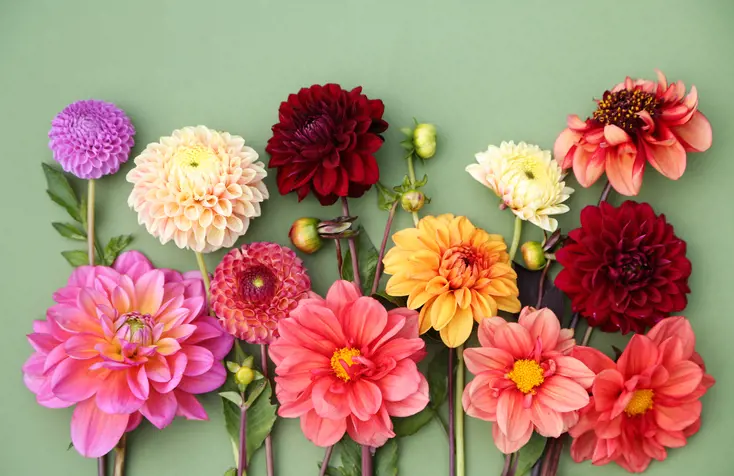
#> input picture İHA_ödevler/week_6/cicek.jpg, 734 x 476 px, given in place of the camera
$ jupyter execute example_5.ipynb   (text cells are left out)
#> lines starting #> are read from the running program, lines starting #| are printed output that depends on the picture; after the words box and inside, x2 and y2 are one past the last pixel; in counts of white or black regions, pixels touching at a corner belong together
[cell 1]
import cv2 as cv
import numpy as np

[cell 2]
cap = cv.VideoCapture(0)

# Arka plan çıkarıcı
bg_subtractor = cv.createBackgroundSubtractorMOG2(history=500, varThreshold=50, detectShadows=True)
#bg_subtractor = cv.createBackgroundSubtractorKNN()


# Kernel (erosion & dilation için)
kernel = cv.getStructuringElement(cv.MORPH_ELLIPSE, (5, 5))

while True:
    ret, frame = cap.read()
#> frame is the input picture: shape (476, 734, 3); mean B, G, R 113.7, 134.5, 171.8

    # Arka plan çıkarma → hareket eden yerler beyaz olur
    fg_mask = bg_subtractor.apply(frame)
#> fg_mask: shape (476, 734); every value is 127

    # EROSION (aşındırma)
    fg_mask = cv.erode(fg_mask, kernel, iterations=1)

    # DILATION (genişletme)
    fg_mask = cv.dilate(fg_mask, kernel, iterations=2)

    contours, hierarchy = cv.findContours(fg_mask,cv.RETR_EXTERNAL, cv.CHAIN_APPROX_SIMPLE)
#> contours = [[[0, 0], [0, 475], [733, 475], [733, 0]]]

    # Tüm contour'lar için kutu çiz
    for cnt in contours:

        # Çok küçük contour'ları yok say (gürültü)
        if cv.contourArea(cnt) < 500:
            continue

        # Her contour için dikdörtgen koordinatları
        x, y, w, h = cv.boundingRect(cnt)

        # Kutu çiz
        cv.rectangle(frame, (x, y), (x+w, y+h), (0,255,0), 2)
#> this loop made 1 pass
#> (cnt, x, y, w, h) on pass 1: ([[0, 0], [0, 475], [733, 475], [733, 0]], 0, 0, 734, 476)
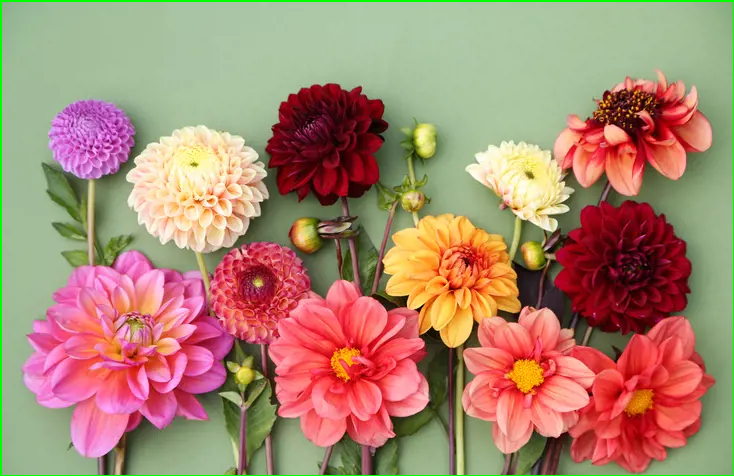
#> frame: shape (476, 734, 3); 1.04% of pixels changed, all inside (x1, y1, x2, y2) = (0, 0, 734, 476)

    # Sonuçları göster
    cv.imshow("Original", frame)
    cv.imshow("Foreground Mask (Cleaned)", fg_mask)

    if cv.waitKey(1) & 0xFF == ord("q"):
#> (key q is pressed here)
        break

cap.release()
cv.destroyAllWindows()

[cell 3]
cap = cv.VideoCapture(0)
bg = cv.createBackgroundSubtractorKNN()

kernel = cv.getStructuringElement(cv.MORPH_ELLIPSE, (5,5))
#> kernel = [[0, 0, 1, 0, 0], [1, 1, 1, 1, 1], [1, 1, 1, 1, 1], [1, 1, 1, 1, 1], [0, 0, 1, 0, 0]]

# Hareket yolunu tutacak liste
path_points = []

while True:
    ret, frame = cap.read()
    frame = cv.flip(frame, 1)
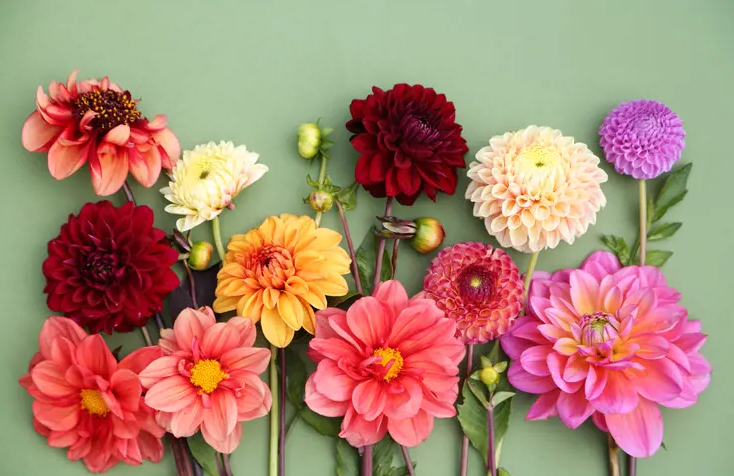
#> frame: shape (476, 734, 3); mean B, G, R 113.7, 134.5, 171.8

    # 1. Hareket maskesi oluştur
    fg_mask = bg.apply(frame)
#> fg_mask: shape (476, 734); every value is 255

    # 2. Gürültü temizleme
    fg_mask = cv.erode(fg_mask, kernel, iterations=1)
    fg_mask = cv.dilate(fg_mask, kernel, iterations=2)

    # 3. Tüm contour'ları bul
    contours, _ = cv.findContours(fg_mask, cv.RETR_EXTERNAL, cv.CHAIN_APPROX_SIMPLE)

    if contours:
        # 4. En büyük hareketli nesneyi seç
        largest = max(contours, key=cv.contourArea)
#> largest = [[0, 0], [0, 475], [733, 475], [733, 0]]

        if cv.contourArea(largest) > 800:   # çok küçük değilse

            # 5. Kutu koordinatları
            x, y, w, h = cv.boundingRect(largest)

            # Hareketli nesne etrafına kutu çiz
            cv.rectangle(frame, (x, y), (x+w, y+h), (0,255,0), 2)

            # 6. Merkez noktasını bul
            cx = x + w//2
#> cx = 367
            cy = y + h//2
#> cy = 238

            # 7. Path listesine ekle
            path_points.append((cx, cy))

    # 8. Path çiz (nesnenin yürüdüğü yol)
    for i in range(1, len(path_points)):
        cv.line(frame, path_points[i-1], path_points[i], (0,0,255), 2)
#> this loop made 0 passes

    # Ekranda göster
    cv.imshow("Frame", frame)
    cv.imshow("Mask", fg_mask)

    if cv.waitKey(1) & 0xFF == ord("q"):
#> (key q is pressed here)
        break

cap.release()
cv.destroyAllWindows()

[cell 4]
cap = cv.VideoCapture(0)
bg = cv.createBackgroundSubtractorKNN()

kernel = cv.getStructuringElement(cv.MORPH_ELLIPSE, (5,5))

# Güvenlik bölgesi koordinatları
zone_x1, zone_y1 = 100, 100
zone_x2, zone_y2 = 300, 300

while True:
    ret, frame = cap.read()
    frame = cv.flip(frame, 1)

    # 1. Hareket maskesi oluştur
    fg_mask = bg.apply(frame)

    # 2. Maske temizle
    fg_mask = cv.erode(fg_mask, kernel, iterations=1)
    fg_mask = cv.dilate(fg_mask, kernel, iterations=2)

    # 3. Contour'ları bul
    contours, _ = cv.findContours(fg_mask, cv.RETR_EXTERNAL, cv.CHAIN_APPROX_SIMPLE)

    alarm = False  # alarm durumunu tutacak

    if contours:
        # 4. En büyük hareketli nesne
        largest = max(contours, key=cv.contourArea)

        if cv.contourArea(largest) > 800:
            x, y, w, h = cv.boundingRect(largest)

            # Kutuyu çiz
            cv.rectangle(frame, (x, y), (x+w, y+h), (0,255,0), 2)

            # 5. Nesnenin merkezini bul
            cx = x + w//2
            cy = y + h//2

            # 6. Güvenlik bölgesine giriş kontrolü
            if zone_x1 < cx < zone_x2 and zone_y1 < cy < zone_y2:
                alarm = True

    # 7. Güvenlik bölgesini çiz
    if alarm:
        cv.rectangle(frame, (zone_x1, zone_y1), (zone_x2, zone_y2), (0,0,255), 3)  # kırmızı
        cv.putText(frame, "ALARM! Bolgede hareket var!",
                   (zone_x1, zone_y1 - 10), cv.FONT_HERSHEY_SIMPLEX,
                   0.7, (0,0,255), 2)
    else:
        cv.rectangle(frame, (zone_x1, zone_y1), (zone_x2, zone_y2), (255,0,0), 2)  # mavi
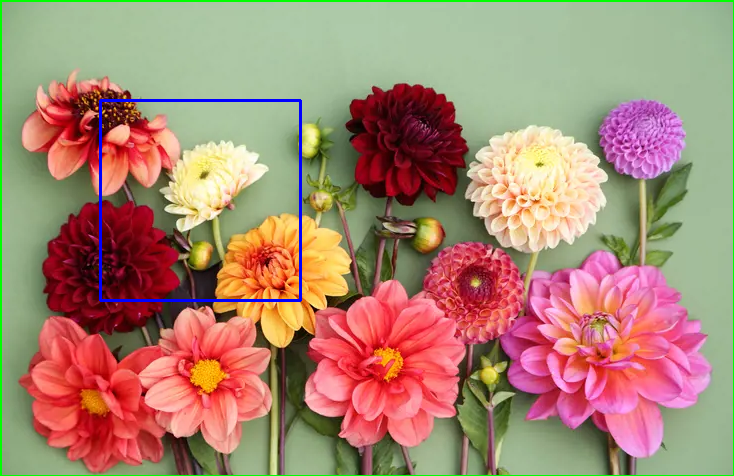
#> frame: shape (476, 734, 3); mean B, G, R 113.5, 134.5, 169.2

    # 8. Göster
    cv.imshow("Frame", frame)
    cv.imshow("Mask", fg_mask)

    if cv.waitKey(1) & 0xFF == ord("q"):
#> (key q is pressed here)
        break

cap.release()
cv.destroyAllWindows()

$ run again, on İHA_ödevler/week_6/faces.jpg
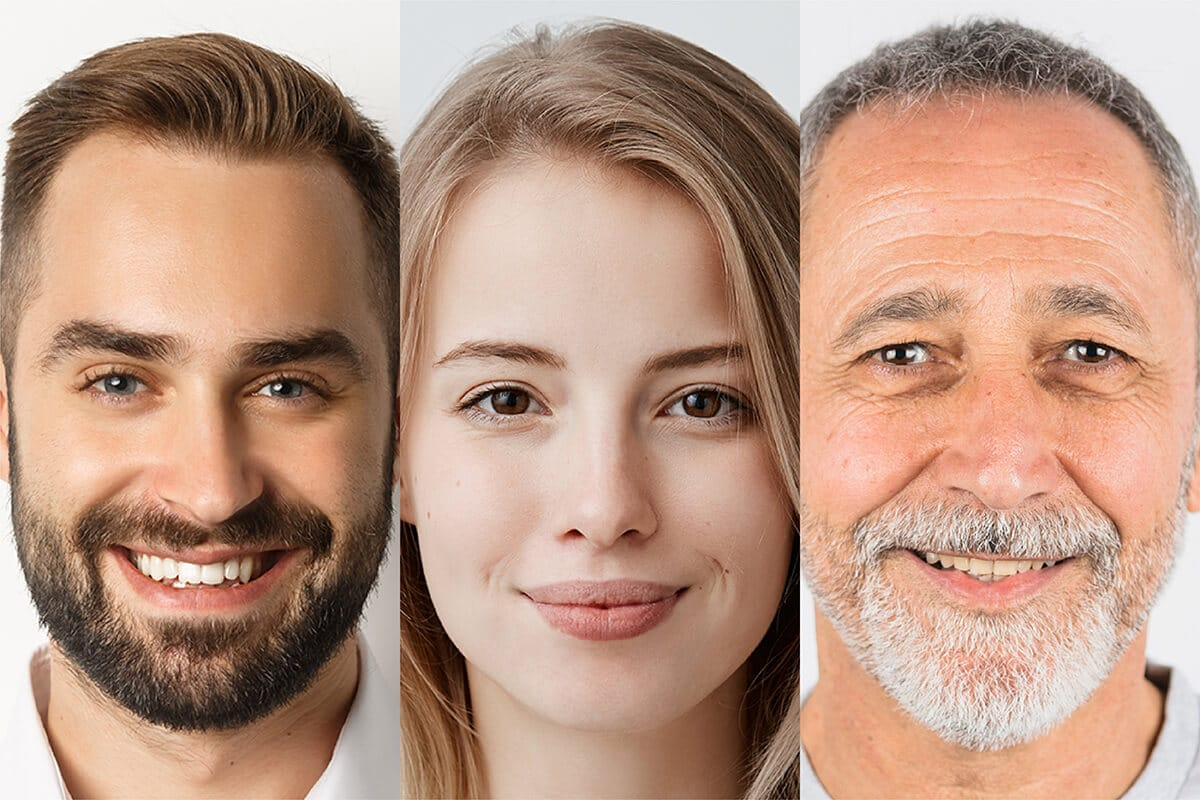
#> input picture İHA_ödevler/week_6/faces.jpg, 1200 x 800 px, given in place of the camera
#> frame is the input picture: shape (800, 1200, 3); mean B, G, R 131.7, 150.9, 186.6
#> `fg_mask = bg_subtractor.apply(frame)`:
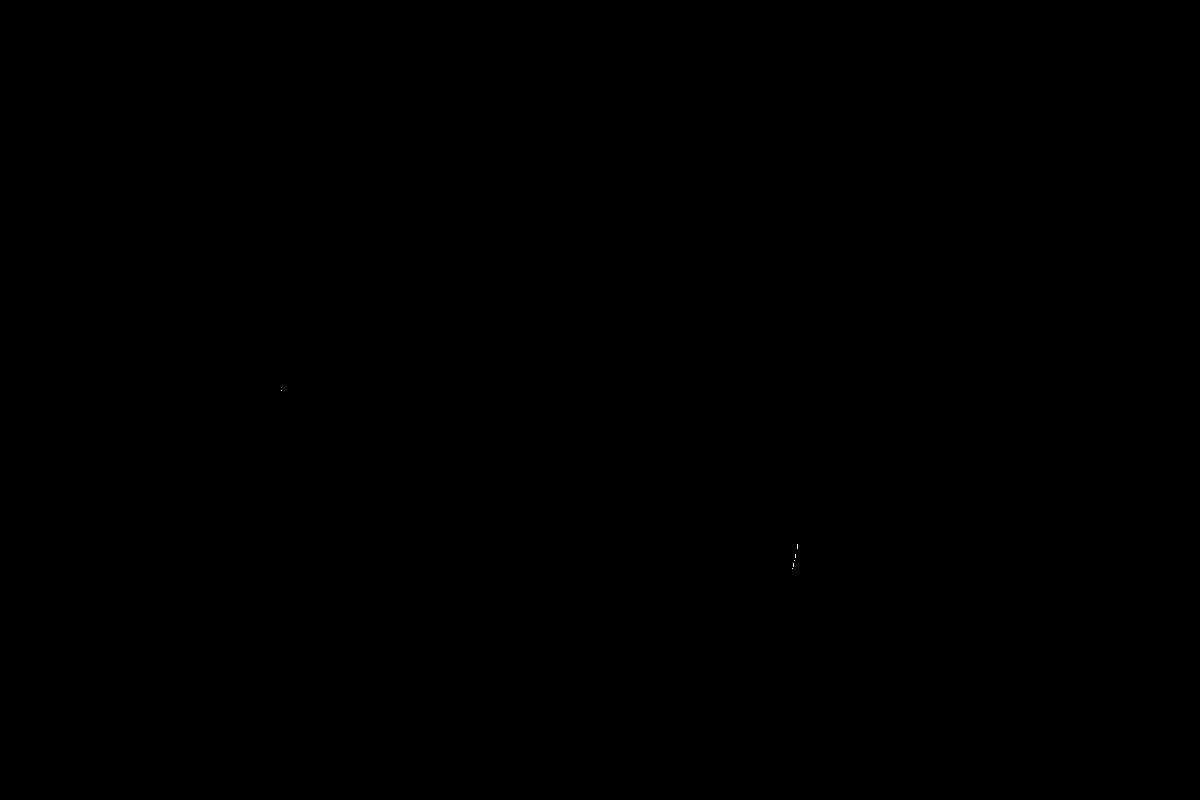
#> fg_mask: shape (800, 1200); values 127 (black) and 255 (white), 0% white in thin lines or dots, all inside (x1, y1, x2, y2) = (281, 390, 798, 569)
#> contours = [[[0, 0], [0, 799], [1199, 799], [1199, 0]]]
#> the loop `for cnt in contours:  # Çok küçük contour'ları yok say (gürültü)` made 1 pass
#> (cnt, x, y, w, h) on pass 1: ([[0, 0], [0, 799], [1199, 799], [1199, 0]], 0, 0, 1200, 800)
#> kernel = [[0, 0, 1, 0, 0], [1, 1, 1, 1, 1], [1, 1, 1, 1, 1], [1, 1, 1, 1, 1], [0, 0, 1, 0, 0]]
#> largest = [[0, 0], [0, 799], [1199, 799], [1199, 0]]
#> cx = 600
#> cy = 400
#> `cv.rectangle(frame, (zone_x1, zone_y1), (zone_x2, zone_y2), (255,0,0),..`:
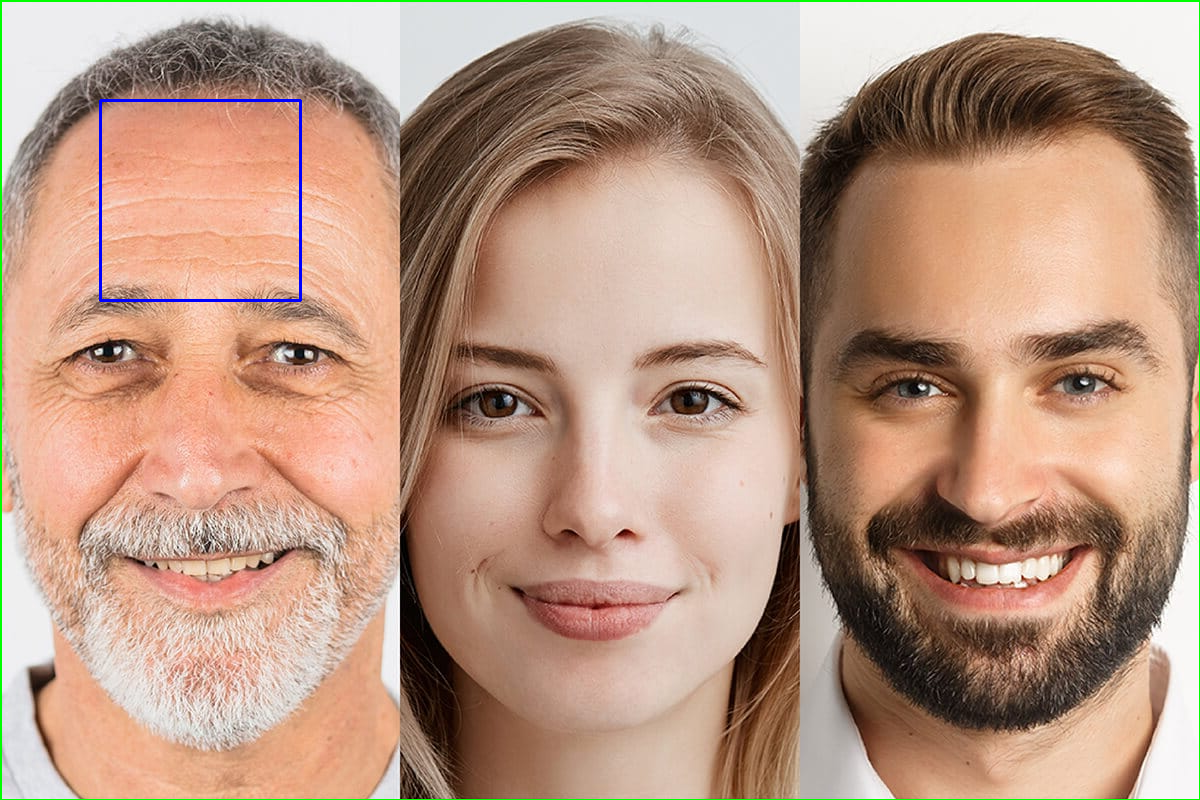
#> frame: shape (800, 1200, 3); mean B, G, R 130.7, 150.7, 184.7
